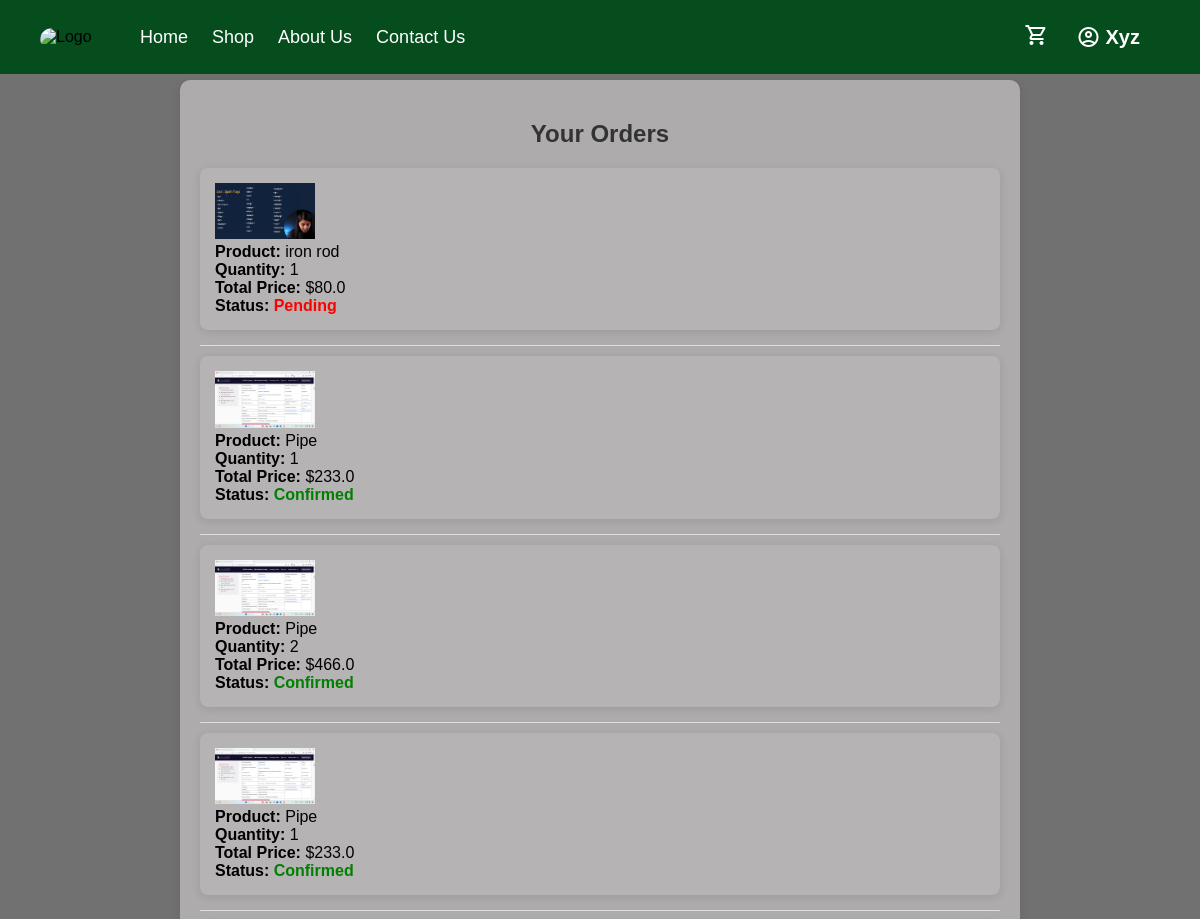
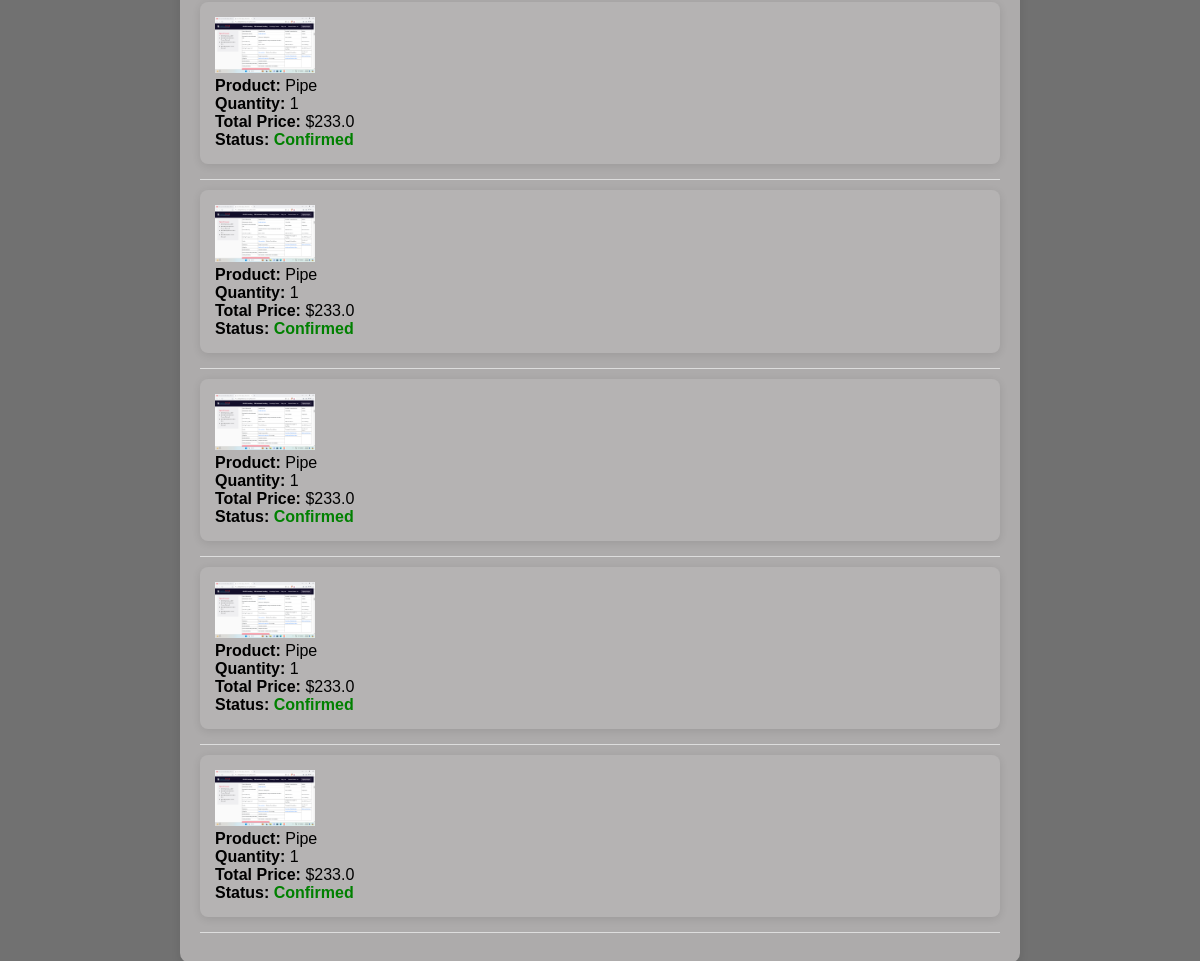
Page /orders (signed in) on the committed database (2 pictures, top to bottom).
### app.py (models this page shows)
class User(db.Model,UserMixin):
    id = db.Column(db.Integer, primary_key=True)
    userName = db.Column(db.String(8), nullable=False)
    name = db.Column(db.String(30), nullable=False)
    email = db.Column(db.String(70), unique=True, nullable=False)
    mobileNumber = db.Column(db.BigInteger, unique=True, nullable=False)
    pincode = db.Column(db.String(6), nullable=False)
    nearby_landmark = db.Column(db.String(100), nullable=True)
    village = db.Column(db.String(100), nullable=True)
    district = db.Column(db.String(100), nullable=False)
    state = db.Column(db.String(100), nullable=False)
    password = db.Column(db.String(60), nullable=False)

class Order(db.Model):
    id = db.Column(db.Integer, primary_key=True)
    user_id = db.Column(db.Integer, db.ForeignKey('user.id'), nullable=False)
    product_id = db.Column(db.Integer, db.ForeignKey('product.id'), nullable=False)  # Ensure this exists
    address_id = db.Column(db.Integer, db.ForeignKey('address.id'), nullable=False)  # ✅ Add this column
    quantity = db.Column(db.Integer, nullable=False)
    total_price = db.Column(db.Float, nullable=False)
    status = db.Column(db.String(20), default="Pending")
    date_ordered = db.Column(db.DateTime, default=datetime.now)
    product = db.relationship("Product", backref="orders")  # Relationship with Product
    address = db.relationship("Address", backref="orders")  # ✅ Relationship with Address

class Product(db.Model):
    id = db.Column(db.Integer, primary_key=True)
    name = db.Column(db.String(100), nullable=False)
    price = db.Column(db.Float, nullable=False)
    quantity = db.Column(db.Integer, nullable=False, default=0)
    description = db.Column(db.String(255), nullable=True)
    image = db.Column(db.String(255), nullable=False)
    supplier_id = db.Column(db.Integer, db.ForeignKey('supplier.id'), nullable=False)
    supplier = db.relationship('Supplier', backref=db.backref('products', lazy=True))

### app.py (the view)
@app.route("/orders")
@login_required
def orders():
    orders = Order.query.filter_by(user_id=current_user.id).all()  # Fetch full order objects
    return render_template("orders.html", orders=orders)

### app.py (called while the page is built)
@login_manager.user_loader
def load_user(user_id):
    return db.session.get(User, int(user_id)) or db.session.get(Supplier, int(user_id))

### templates/orders.html (shortened to what this page needs)
<!DOCTYPE html>
<html lang="en">
<head>
    <link rel="stylesheet" href="/static/style1.css">
</head>
<body>
    <nav class="navbar">
        <div class="logo">
            <img src="{{ url_for('static', filename='images/logo.avif') }}" alt="Logo">
        </div>
        <div class="navLinks">
            <ul class="nav-links">
                <li><a href="{{ url_for('home') }}">Home</a></li>
                <li><a href="{{ url_for('shop') }}">Shop</a></li>
                <li><a href="#">About Us</a></li>
                <li><a href="#">Contact Us</a></li>
            </ul>
        </div>
        <div class="nav-icons">
            {% if current_user.is_authenticated and current_user.__class__.__name__ == 'User' %}
                <a href="{{ url_for('cart') }}" class="cart-btn">
                    <span class="material-symbols-outlined">shopping_cart</span>
                </a>
            {% endif %}
            <div class="user-dropdown">
                {% if current_user.is_authenticated %}
                    <button class="dropdown-btn">
                        <span class="material-symbols-outlined">account_circle</span>
                        {{ current_user.userName }}
                    </button>
                {% endif %}
            </div>
        </div>
    </nav>
    <div class="container">
        <h2 >Your Orders</h2>
{% if orders %}
    <ul>
        {% for order in orders %}
            <li>
                <img src="{{ url_for('static', filename='uploads/' + order.product.image) }}" alt="Product Image" width="100">
                <br>
                <strong>Product:</strong> {{ order.product.name }}<br>
                <strong>Quantity:</strong> {{ order.quantity }}<br>
                <strong>Total Price:</strong> ${{ order.total_price }}<br>
                <strong>Status:</strong> <span class="{% if order.status == 'Confirmed' %}confirmed{% else %}pending{% endif %}">
                    {{ order.status }}
                </span>
            </li>
            <hr>
        {% endfor %}
    </ul>
{% else %}
    <p>No orders found.</p>
{% endif %}
    </div>
</body>
</html>

### static/style1.css (style rules this page uses)
* { margin: 0; padding: 0; font-family: Arial, sans-serif; }
.user-dropdown { position: relative; display: inline-block; }
.dropdown-btn { background: none; border: none; cursor: pointer; font-size: 20px; display: flex; align-items: center; gap: 5px; padding: 10px; margin-right: 70px; color: #fff; font-weight: 600; }
.navbar { display:flex; align-items: center; justify-content: space-between; background-color: #064d1e; padding: 15px 20px; width: 100%; position: fixed; top: 0px; left: 0px; z-index: 7; }
.logo img { height: 40px; margin-left: 20px; border-radius: 20px 10px 20px 10px; }
.nav-links { list-style: none; display: flex; gap: 24px; margin-right: 80px; padding: 0; }
.nav-links li { display: inline; }
.nav-links a { text-decoration: none; color: white; font-size: 18px; font-weight:200; }
.navLinks { position: fixed; margin-left: 120px; }
.nav-icons { display: flex; align-items: center; gap: 18px; }
.search-btn, .cart-btn { background: none; border: none; color: white; font-size: 16px; cursor: pointer; }

### templates/orders.html (style rules this page uses)
body { font-family: Arial, sans-serif; background-color: #717171; margin: 0; padding: 0; }
.container { max-width: 800px; margin: 80px auto; background: #adabab; padding: 20px; border-radius: 10px; box-shadow: 0 4px 10px rgba(0, 0, 0, 0.1); }
.container h2 { text-align: center; color: #333; margin: 20px auto; }
.container ul { list-style: none; padding: 0; }
.container li { background: #b5b3b3; padding: 15px; border-radius: 8px; box-shadow: 0px 2px 8px rgba(0, 0, 0, 0.1); margin-bottom: 15px; transition: transform 0.2s ease-in-out; }
.container hr { border: 0; height: 1px; background: #ddd; margin: 10px 0; }
.confirmed { color: green; font-weight: bold; }
.pending { color: red; font-weight: bold; }

### rows in the picture
User: userName "Xyz"
Order: image (picture), product.name "iron rod", quantity "1", total_price "80.0", status "Pending"
Order: image (picture), product.name "Pipe", quantity "1", total_price "233.0", status "Confirmed"
Order: image (picture), product.name "Pipe", quantity "2", total_price "466.0", status "Confirmed"
Order: image (picture), product.name "Pipe", quantity "1", total_price "233.0", status "Confirmed"
Order: image (picture), product.name "Pipe", quantity "1", total_price "233.0", status "Confirmed"
Order: image (picture), product.name "Pipe", quantity "1", total_price "233.0", status "Confirmed"
Order: image (picture), product.name "Pipe", quantity "1", total_price "233.0", status "Confirmed"
Order: image (picture), product.name "Pipe", quantity "1", total_price "233.0", status "Confirmed"
Order: image (picture), product.name "Pipe", quantity "1", total_price "233.0", status "Confirmed"
